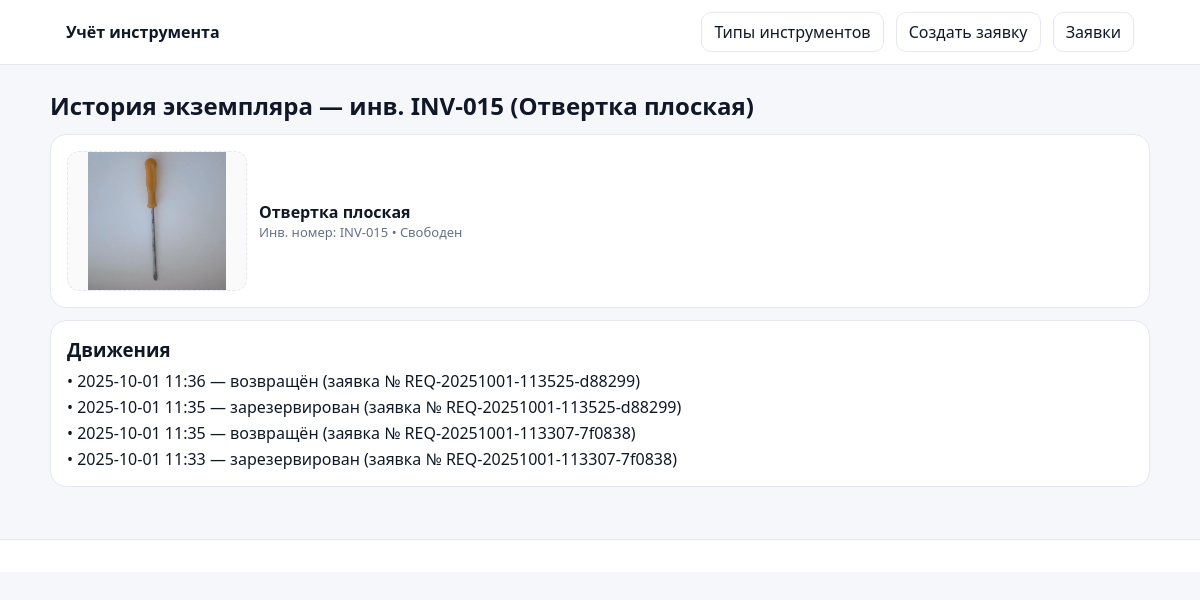
Screenshot of /items/15/history with the database file from the repository.
### app.py (models this page shows, shortened)
class ToolItem(db.Model):
    __tablename__ = 'tool_item'
    id = db.Column(db.Integer, primary_key=True)
    type_id = db.Column(db.Integer, db.ForeignKey('tool_type.id'), nullable=False)
    inv = db.Column(db.String(64), nullable=False, unique=True)
    photo_filename = db.Column(db.String(255), nullable=False)
    is_blocked = db.Column(db.Boolean, default=False)
    ref_photos = db.relationship('ToolItemRefPhoto', backref='tool_item', cascade='all, delete-orphan')
    def photo_url(self):
        return url_for('uploaded_file', folder='items', filename=self.photo_filename) if self.photo_filename else None

class ToolType(db.Model):
    __tablename__ = 'tool_type'
    id = db.Column(db.Integer, primary_key=True)
    name = db.Column(db.String(160), nullable=False)
    photo_filename = db.Column(db.String(255), nullable=False)
    items = db.relationship('ToolItem', backref='type', cascade='all, delete-orphan')

class ToolMovement(db.Model):
    __tablename__ = 'tool_movement'
    id = db.Column(db.Integer, primary_key=True)
    item_id = db.Column(db.Integer, db.ForeignKey('tool_item.id'), nullable=False)
    request_id = db.Column(db.Integer, db.ForeignKey('request.id'), nullable=False)
    action = db.Column(db.String(32), nullable=False)
    ts = db.Column(db.DateTime, default=datetime.utcnow, nullable=False)
    item = db.relationship('ToolItem')
    request = db.relationship('Request')

class Request(db.Model):
    __tablename__ = 'request'
    id = db.Column(db.Integer, primary_key=True)
    code = db.Column(db.String(64), nullable=False, unique=True)
    status = db.Column(db.String(16), default='open')
    created_at = db.Column(db.DateTime, default=datetime.utcnow)
    closed_at = db.Column(db.DateTime, nullable=True)
    items = db.relationship('RequestToolItem', backref='request', cascade='all, delete-orphan')
    photos = db.relationship('RequestPhoto', backref='request', cascade='all, delete-orphan')

### app.py (the view)
@app.route('/items/<int:item_id>/history')
def item_history(item_id):
    item = ToolItem.query.get_or_404(item_id)
    moves = ToolMovement.query.filter_by(item_id=item_id).order_by(ToolMovement.ts.desc()).all()
    return render_template('item_history.html', item=item, moves=moves)

### app.py (called while the page is built)
def seed_example_if_empty():
    if ToolType.query.count() > 0:
        return

@app.before_request
def init_db():
    db.create_all()
    seed_example_if_empty()

### templates/item_history.html
{% extends 'base.html' %}
{% block content %}
<h2>История экземпляра — инв. {{ item.inv }} ({{ item.type.name }})</h2>
<div class="card">
  <div class="tool">
    <div class="thumb big"><img src="{{ item.photo_url() }}" alt="{{ item.inv }}"></div>
    <div class="tool-info">
      <div class="title">{{ item.type.name }}</div>
      <div class="muted">Инв. номер: {{ item.inv }} • {{ 'Заблокирован (в заявке)' if item.is_blocked else 'Свободен' }}</div>
    </div>
  </div>
</div>
<div class="card">
  <h3>Движения</h3>
  {% if moves|length == 0 %}
    <p class="muted">Пока нет записей.</p>
  {% else %}
    <div class="list">
      {% for m in moves %}
        <div>
          • {{ m.ts.strftime('%Y-%m-%d %H:%M') }} —
          {% if m.action == 'reserved' %}зарезервирован{% elif m.action == 'returned' %}возвращён{% elif m.action == 'unreserved' %}разрезервирован{% else %}{{ m.action }}{% endif %}
          (заявка № {{ m.request.code }})
        </div>
      {% endfor %}
    </div>
  {% endif %}
</div>
{% endblock %}

### static/styles.css (style rules this page uses)
:root { --bg:#f5f7fb; --card:#fff; --border:#e6e8ef; --text:#101828; --muted:#667085; --ok:#16a34a; --warn:#b45309; --danger:#dc2626 }
* { box-sizing:border-box }
body { margin:0; font-family:system-ui,-apple-system,Segoe UI,Roboto,Ubuntu,'Helvetica Neue',Arial,sans-serif; color:var(--text); background:var(--bg) }
h2 { margin:8px 0 12px 0 }
h3 { margin:0 0 8px 0 }
.muted { color:var(--muted);font-size:13px }
.card { background:var(--card); border:1px solid var(--border); border-radius:16px; padding:16px; margin-bottom:12px; overflow:visible; }
.list { display:grid;gap:4px;margin-top:8px }
.tool { display:flex;gap:12px;align-items:center }
.thumb { width:140px;height:110px;border:1px dashed var(--border);border-radius:12px; display:flex;align-items:center;justify-content:center;overflow:hidden;background:#fafafa }
.thumb.big { width:180px;height:140px }
.thumb img { width:100%;height:100%;object-fit:contain }
.tool-info .title { font-weight:600 }

### rows the page displays
ToolItem: inv "INV-015", photo_url (picture), is_blocked "Свободен"
ToolType: type.name "Отвертка плоская"
ToolMovement: ts "2025-10-01 11:36", action "возвращён", request.code "REQ-20251001-113525-d88299"
ToolMovement: ts "2025-10-01 11:35", action "зарезервирован", request.code "REQ-20251001-113525-d88299"
ToolMovement: ts "2025-10-01 11:35", action "возвращён", request.code "REQ-20251001-113307-7f0838"
ToolMovement: ts "2025-10-01 11:33", action "зарезервирован", request.code "REQ-20251001-113307-7f0838"
